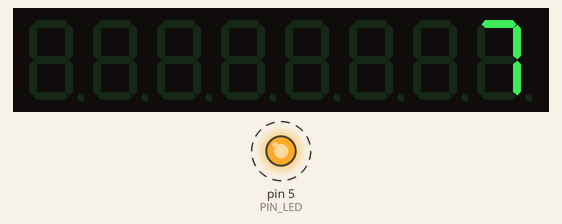
This sketch was run on a simulated Arduino Uno, built with avr-gcc and run on an emulated ATmega328P. Parts: 8-digit seven-segment display, output pins drawn as LEDs (lit = HIGH). Dashed ring = blinking. Random numbers use the default seed unless the sketch sets one.

Above: at 1.05 s.
At 10.58 s:
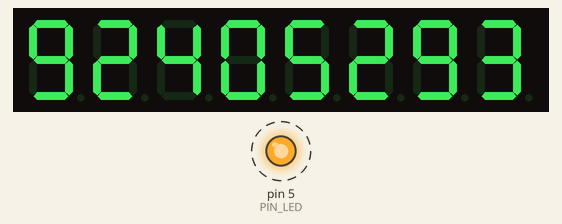
At 20.32 s:
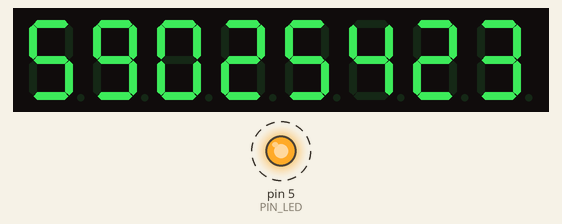
At 39.9 s:
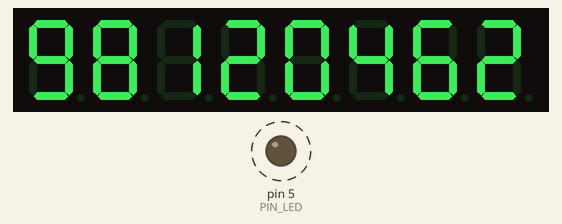
Timing chart, 0 to 40.0 s (numbered marks = the images above):
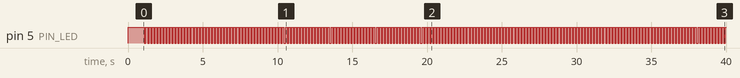

Measured:
- by itself, pin 5 (PIN_LED): alternates HIGH for 0.10 s and LOW for 0.10 s

The sketch:

tiny-temp.ino
```cpp
// tiny-temp.ino

#include <stdlib.h>
#include "LedControl.h"


LedControl led(2, 3, 4);
#define PIN_LED 5


void setup()
{
    pinMode(PIN_LED, OUTPUT);
    digitalWrite(PIN_LED, HIGH);

#if 1
    /*The MAX72XX is in power-saving mode on startup*/
    led.shutdown(0, false);
    /* Set the brightness to a medium values */
    led.setIntensity(0, 2);
    /* and clear the display */
    led.clearDisplay(0);
#endif

    delay(1000);
}


void loop()
{
    unsigned long n;
    long rnd;

    n = 0;
    while (n<3000) {
        ++n;
        rnd = random();
#if 1
        led.setDigit(0, 0, rnd % 10, 0);
        if (n % 2 == 0)
            led.setDigit(0, 1, rnd / 10 % 10, 0);
        if (n % 3 == 0)
            led.setDigit(0, 2, rnd / 100 % 10, 0);
        if (n % 4 == 0)
            led.setDigit(0, 3, rnd / 1000 % 10, 0);
        rnd = random();
        if (n % 5 == 0)
            led.setDigit(0, 4, rnd % 10, 0);
        if (n % 6 == 0)
            led.setDigit(0, 5, rnd / 10 % 10, 0);
        if (n % 7 == 0)
            led.setDigit(0, 6, rnd / 100 % 10, 0);
        if (n % 8 == 0)
            led.setDigit(0, 7, rnd / 1000 % 10, 0);
#endif

        if (n % 2 == 0)
        {
            digitalWrite(PIN_LED, LOW);
        }
        else {
            digitalWrite(PIN_LED, HIGH);
        }

        delay(100);
    }
}

// EOF
```
